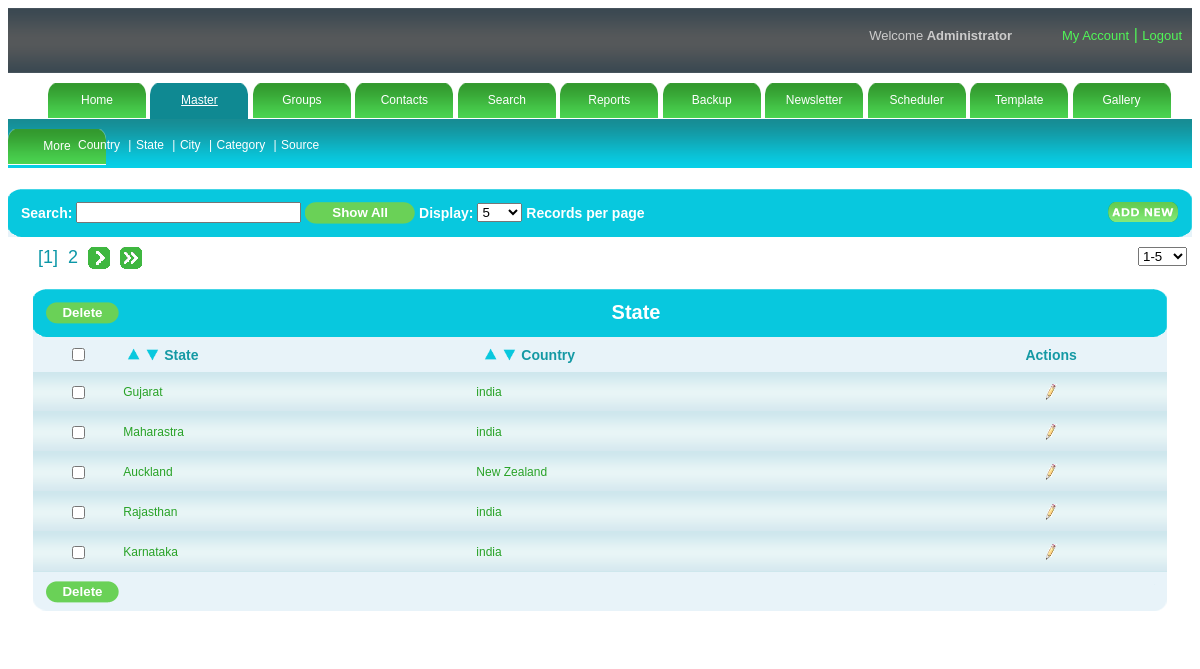
Page /admin/state.php (signed in) on the committed database.
### tables this page shows
CREATE TABLE IF NOT EXISTS `setting` (
  `rpp` varchar(100) NOT NULL,
  `eid` varchar(100) NOT NULL,
  `mask` varchar(500) NOT NULL
);

CREATE TABLE IF NOT EXISTS `state_mst` (
  `state_id` bigint(20) NOT NULL AUTO_INCREMENT,
  `state_name` varchar(255) NOT NULL,
  `country_id` bigint(20) NOT NULL,
  PRIMARY KEY (`state_id`)
);

CREATE TABLE IF NOT EXISTS `country_mst` (
  `country_id` bigint(20) NOT NULL AUTO_INCREMENT,
  `country_name` varchar(255) NOT NULL,
  PRIMARY KEY (`country_id`)
);

### admin/rights.php (called while the page is built, shortened)
<?php
$s="select * from sysadmin where username='".$_SESSION['user']."'";
$rs=mysql_query($s);
$p=mysql_fetch_array($rs);
$subrights=explode(",",$p['subrights']);
?>

### admin/state_content.php (the view, shortened to what this page needs)
<div id="table">
    	<table border="0" cellpadding="0" cellspacing="0" width="100%">
        <tr>
        <td colspan="5">
            <table width="100%" cellpadding="0" cellspacing="0" border="0">
            <tr>
                <th><img src="images/tableheadleft.png" /></th>
                <th class="thbackground"  align="left">
                       <?php
				$flag=0;
				include("rights.php");
				for($i=0;$i<count($subrights);$i++)
				{
					if($subrights[$i]=="2.3")
					{
						$flag=1;
					}
				}
				if($flag==1)
				{?>
                  <input type="button" onClick="javascript:mdelete(<?php echo $page-1; ?>,<?php echo $page_no_start; ?>,0,<?php echo $lastpage; ?>,<?php echo $last_page_rec; ?>,<?php echo $rec_limit; ?>);" value="Delete" class="regbtn" class="regbtn"><?php }?></th>
           <th class="thbackground" width="100%"> State
                </th>
                <th><img src="images/tableheadright.png" /></th>
            </tr>
            </table>
            </td>
        </tr>
        <tr>
        <td class="tabletitle"><input type="checkbox" name="check" id="check"  onclick="checkall_none();"/></td>
            <td class="tabletitle">
           <table>
           <tr>
              			<td><a onclick="desc(<?php echo '1';?>,<?php echo $page-1; ?>,<?php echo $page_no_start; ?>,0,<?php echo $lastpage; ?>,<?php echo $last_page_rec; ?>,<?php echo $rec_limit; ?>)"><img src="images/up.png" height="15" width="15" title="Descending" /></a></td>
                        <td><a onclick="asc(<?php echo '1';?>,<?php echo $page-1; ?>,<?php echo $page_no_start; ?>,0,<?php echo $lastpage; ?>,<?php echo $last_page_rec; ?>,<?php echo $rec_limit; ?>)"><img src="images/down.png" height="15" width="15" title="Ascending"/></a></td>
              			<td>State</td>
                     </td>
                     </tr></table>
                     <td class="tabletitle">
       <table>
           <tr>
                     <td>
                <td><a onclick="desc(<?php echo '2';?>,<?php echo $page-1; ?>,<?php echo $page_no_start; ?>,0,<?php echo $lastpage; ?>,<?php echo $last_page_rec; ?>,<?php echo $rec_limit; ?>)"><img src="images/up.png" height="15" width="15" title="Descending" /></a></td>
                        <td><a onclick="asc(<?php echo '2';?>,<?php echo $page-1; ?>,<?php echo $page_no_start; ?>,0,<?php echo $lastpage; ?>,<?php echo $last_page_rec; ?>,<?php echo $rec_limit; ?>)"><img src="images/down.png" height="15" width="15" title="Ascending"/></a></td>
              			<td>Country</td>
            </td>
            </tr>
            </table>
            </td>
            <td class="tabletitle">Actions</td>
            <?php
			if(isset($_GET['search']))
			{
				$search=$_GET['search'];
			}
			else
			{
				$search="";
			}
			if(isset($_GET['order']))
			{
				$sql ="select a.state_id,a.state_name,a.country_id,a.country_name from (select s1.state_id,s1.state_name,s1.country_id,c1.country_name from state_mst s1,country_mst c1 where s1.country_id=c1.country_id and s1.state_name like '%".$search."%' limit $offset,$rec_limit) a order by ".$_GET['field']." ".$_GET['order'];
			}
			else
			{
				$sql ="select * from state_mst where state_name like '%".$search."%' limit $offset,$rec_limit";
			}
			$res = mysql_query($sql);
			while($row = mysql_fetch_object($res))
			{
				$res1=mysql_query("select country_name from country_mst where country_id=".$row->country_id);
				$r=mysql_fetch_object($res1);
			?>
			<tr>
        	<td class="tdbg"><input type="checkbox"  name="C1_<?php echo $row->state_id;?>" id="C1_<?php echo $row->state_id;?>"/></td>
            <?php if(isset($_GET['op']) )
					{
						if($_GET['op']=='update')
						{
							if($_GET['id']==$row->state_id)
							{
			   ?>
            <td class="tdbg1"><table><tr><td><input type="text" value="<?php echo stripslashes($row->state_name);?>" id="state_name" onkeypress="javascript:state_edit_oe(<?php echo $_REQUEST['id']; ?>,<?php echo $page-1; ?>,<?php echo $page_no_start; ?>,0,<?php echo $lastpage; ?>,<?php echo $last_page_rec; ?>,<?php echo $rec_limit; ?>,event,'<?php if(isset($_GET['order'])){echo $_GET['order'];}else{ echo "0";} ?>','<?php if(isset($_GET['field'])){echo $_GET['field'];}else{echo "0";}?>');"/></td><td><div id="d_state_name"><?php if(isset($err1))
							{
								echo "<font color='red'>Duplicate State...</font>";
							}
				?></div></td></tr></table></td>
                <td class="tdbg"><table><tr><td><select name="country" id="country" >
              <option value="0">Select Country</option>
              <?php
			  $s = "select * from country_mst";
			  $r1 = mysql_query($s);
			   while($rowcountry = mysql_fetch_object($r1))
			   {
			   ?>
			   <option value = "<?php echo $rowcountry->country_id?>" <?php if($rowcountry->country_id == $row->country_id ) { ?> selected <?php } ?>><?php echo $rowcountry->country_name?></option>
			  <?php
			   }
			   ?>
               </select></td><td><div id="d_country"></div></td></tr></table></td>
                <td class="tdbg">
                <table align="center" cellpadding="5" cellspacing="5">
                <tr>
                	<td class="tdaction">
            <dic align="center"><a onClick="javascript:state_edit(<?php echo $_REQUEST['id']; ?>,<?php echo $page-1; ?>,<?php echo $page_no_start; ?>,0,<?php echo $lastpage; ?>,<?php echo $last_page_rec; ?>,<?php echo $rec_limit; ?>,'<?php if(isset($_GET['order'])){echo $_GET['order'];}else{ echo "0";} ?>','<?php if(isset($_GET['field'])){echo $_GET['field'];}else{echo "0";}?>')"><img src="images/success.gif" title="Save"/></a></div>
            		</td>
               	</tr>
                </table>
                </td>
             <?php 			}
			  				else
							{?>
            <td class="tdbg1"><?php echo stripslashes($row->state_name);?></td>
             <td class="tdbg1"><?php echo stripslashes($r->country_name);?></td>
                <td class="tdbg">
            	<table align="center" cellpadding="5" cellspacing="5">
                <tr>
                	<td class="tdaction">
                   <?php
				$flag=0;
				include("rights.php");
				for($i=0;$i<count($subrights);$i++)
				{
					if($subrights[$i]=="2.2")
					{
						$flag=1;
					}
				}
				if($flag==1)
				{?>
                   <div align="center"><a onClick="javascript:update(<?php echo $row->state_id;?>,<?php echo $page-1; ?>,<?php echo $page_no_start; ?>,0,<?php echo $lastpage; ?>,<?php echo $last_page_rec; ?>,<?php echo $rec_limit; ?>,'<?php if(isset($_GET['order'])){echo $_GET['order'];}else{ echo "0";} ?>','<?php if(isset($_GET['field'])){echo $_GET['field'];}else{echo "0";}?>')"><img src="images/edit-icon.png" title="Edit"/></a></div> <?php } ?>
                   </td>
                </tr>
                </table>
                </td>
                <?php }
						}
						else
						{	?>
                        <td class="tdbg1"><?php echo stripslashes($row->state_name);?></td>
             <td class="tdbg1"><?php echo stripslashes($r->country_name);?></td>
                 <td class="tdbg">
                <table align="center" cellpadding="5" cellspacing="5">
                <tr>
                	<td class="tdaction">
           <?php
				$flag=0;
				include("rights.php");
				for($i=0;$i<count($subrights);$i++)
				{
					if($subrights[$i]=="2.2")
					{
						$flag=1;
					}
				}
				if($flag==1)
				{?>
                <div align="center"><a onClick="javascript:update(<?php echo $row->state_id;?>,<?php echo $page-1; ?>,<?php echo $page_no_start; ?>,0,<?php echo $lastpage; ?>,<?php echo $last_page_rec; ?>,<?php echo $rec_limit; ?>,'<?php if(isset($_GET['order'])){echo $_GET['order'];}else{ echo "0";} ?>','<?php if(isset($_GET['field'])){echo $_GET['field'];}else{echo "0";}?>')"><img src="images/edit-icon.png" title="Edit"/></a></div>
                 <?php } ?></td>  </tr>
                </table></td>
                <?php
							}
						}
			  			else
						{
						?>
             <td class="tdbg1"><?php echo stripslashes($row->state_name);?></td>
             <td class="tdbg1"><?php echo stripslashes($r->country_name);?></td>
                 <td class="tdbg">
                 <table align="center" cellpadding="5" cellspacing="5">
                <tr>
                	<td class="tdaction">
            <?php
				$flag=0;
				include("rights.php");
				for($i=0;$i<count($subrights);$i++)
				{
					if($subrights[$i]=="2.2")
					{
						$flag=1;
					}
				}
				if($flag==1)
				{?>
                <div align="center"><a onClick="javascript:update(<?php echo $row->state_id;?>,<?php echo $page-1; ?>,<?php echo $page_no_start; ?>,0,<?php echo $lastpage; ?>,<?php echo $last_page_rec; ?>,<?php echo $rec_limit; ?>,'<?php if(isset($_GET['order'])){echo $_GET['order'];}else{ echo "0";} ?>','<?php if(isset($_GET['field'])){echo $_GET['field'];}else{echo "0";}?>')"><img src="images/edit-icon.png" title="Edit"/></a></div><?php } ?> </td>  </tr>
                </table></td>
                 <?php } ?>
        </tr>
        <?php }?>
        <tr>
        <td colspan="4">
            <table width="100%" cellpadding="0" cellspacing="0" border="0">
            <tr>
                <th><img src="images/tablefootright.png" /></th>
                <th class="thbackground1" width="100%" align="left">
               <?php
				$flag=0;
				include("rights.php");
				for($i=0;$i<count($subrights);$i++)
				{
					if($subrights[$i]=="2.3")
					{
						$flag=1;
					}
				}
				if($flag==1)
				{?>
           <input type="button" onClick="javascript:mdelete(<?php echo $page-1; ?>,<?php echo $page_no_start; ?>,0,<?php echo $lastpage; ?>,<?php echo $last_page_rec; ?>,<?php echo $rec_limit; ?>);" value="Delete" class="regbtn" align="left" class="regbtn"><?php } ?>
                </th>
                <th><img src="images/tablefootleft.png" /></th>
            </tr>
            </table>
        </td>
        </tr>
    </div>
</div>

### admin/state.php (shortened to what this page needs)
<!DOCTYPE html PUBLIC "-//W3C//DTD XHTML 1.0 Transitional//EN" "http://www.w3.org/TR/xhtml1/DTD/xhtml1-transitional.dtd">
<html xmlns="http://www.w3.org/1999/xhtml">
<head>
<link href="style.css" rel="stylesheet" media="screen" /><script type="text/javascript" src="validation.js"></script>
<link rel="stylesheet" type="text/css" href="mouseovertabs.css" />
<link href="dhtmlgoodies_calendar.css" rel="stylesheet" type="text/css" />
</head>
<body>
<?php include("header.php");?>
<?php include("menu.php");?>
<div id="submenu" >
<?php
				for($i=0;$i<count($rights);$i++)
				{
					if($rights[$i]==2)
					{
						$flag=1;
					}
				}
				if($flag==1)
				{	?>
<div >
<ul >
    <li class="submenuitem"><a href="country.php">Country </a> |</li>
    <li class="submenuitem"><a href="state.php">State </a> |</li>
    <li class="submenuitem"><a href="city.php">City</a> |</li>
    <li class="submenuitem"><a href="category.php">Category </a> |</li>
    <li class="submenuitem"><a href="source.php">Source </a> </li>
</ul>
</div>
<?php $flag=0;
				}
?>
</div>
<div id="maincontent">
    <div id="searchbar">
    <table border="0" cellpadding="0" cellspacing="0" width="100%">
        <tr>
        <td colspan="5">
            <table width="100%" cellpadding="0" cellspacing="0" border="0">
            <tr>
                <th><img src="images/tableheadleft.png" /></th>
                <th class="thbackground12" width="100%">Search:
                <input type="text" size="25" id="txtsearch" name="txtsearch" value=""  onKeyUp="javascript:tsearch()"  />
                <input type="button"  value="Show All" size="40" onclick="javascript:showall();" class="regbtn1"/>
                Display:
                    <select onchange="recperpage()" id="sel_limit">
                    <?php
						$sql="select * from setting";
						$res=mysql_query($sql);
						$row1=mysql_fetch_array($res);
						$a=$row1[0];
						$a=explode(",",$a);
						for($i=0;$i<count($a);$i++)
						{
						?>
                   <option value="<?php echo $a[$i];?>"><?php echo $a[$i];?></option>
        <?php } ?>
                    </select>
                    Records per page
                    <?php
		$flag=0;
		include("rights.php");
		for($i=0;$i<count($subrights);$i++)
		{
			if($subrights[$i]=="2.1")
			{
				$flag=1;
			}
		}
		if($flag==1)
		{
	?>
                <div class="floatright"><a onclick="javascript:addrecord();"><img src="images/addnew.png"  class="noborder"/></a></div>
   <?php }?>
                </th>
                <th><img src="images/tableheadright.png" /></th>
            </tr>
            </table>
            </td>
        </tr>
       </table>
    </div>
    <div id="content">
	<?php include_once("pagingstate.php");?>
    </div>
<div id="blank"></div>
</body>
</html>

### admin/style.css (style rules this page uses)
body { font-family:Verdana, Arial, Helvetica, sans-serif; }
.regbtn { background:url(images/btn.png) no-repeat; border:none; color:#FFFFFF; width:73px; font-weight:bolder; height:22px; vertical-align:text-top; }
.regbtn1 { background:url(images/btn1.png) no-repeat; border:none; color:#FFFFFF; width:110px; font-weight:bolder; height:22px; }
#submenu ul { display:inline-block; padding-left:70px; }
.submenuitem { list-style-type:none; color:#FFFFFF; font-size:12px; display:inline-block; font:Verdana, Arial, Helvetica, sans-serif; }
.submenuitem a { text-decoration:none; color:#FFFFFF; margin-right:5px; }
.tdbg { background:url(images/tdbg.png); height:40px; border:none; color:#1499a4; font-size:12px; text-align:center; }
.tdbg1 { background:url(images/tdbg.png); height:40px; border:none; color:#28a227; font-size:12px; text-align:left; }
.tdaction a img { border:none; }
#submenu { background:url(images/submenu.png); width:auto; height:49px; }
#content { margin:auto; background-color:#FFFFFF; width:auto; padding-top:10px; }
#maincontent { z-index:99; margin:auto; background-color:#FFFFFF; width:auto; padding-top:20px; }
.thbackground { background:url(images/tablehead.png); border:none; color:#FFFFFF; font-size:20px; text-align:center; }
.thbackground12 { background:url(images/tablehead.png); border:none; color:#FFFFFF; font-size:14px; text-align:left; }
.thbackground1 { background-color:#e8f3f9; }
#table { padding-left:25px; padding-top:15px; padding-right:25px; }
.noborder { border:none; }
.tabletitle { color:#1499a4; font-size:14px; font-weight:bold; text-align:center; height:35px; background-color:#e8f3f9; }
#blank { height:30px; width:auto; background-color:#FFFFFF; }
.floatright { float:right; }

### rows in the picture
setting: rpp "5"
state_mst: state_name "Gujarat", country.country_name "india"
state_mst: state_name "Maharastra", country.country_name "india"
state_mst: state_name "Auckland", country.country_name "New Zealand"
state_mst: state_name "Rajasthan", country.country_name "india"
state_mst: state_name "Karnataka", country.country_name "india"

### other values in the picture
$page_no_start+$i "1"
$page_no_start+$i "2"
form field value "1-5"
